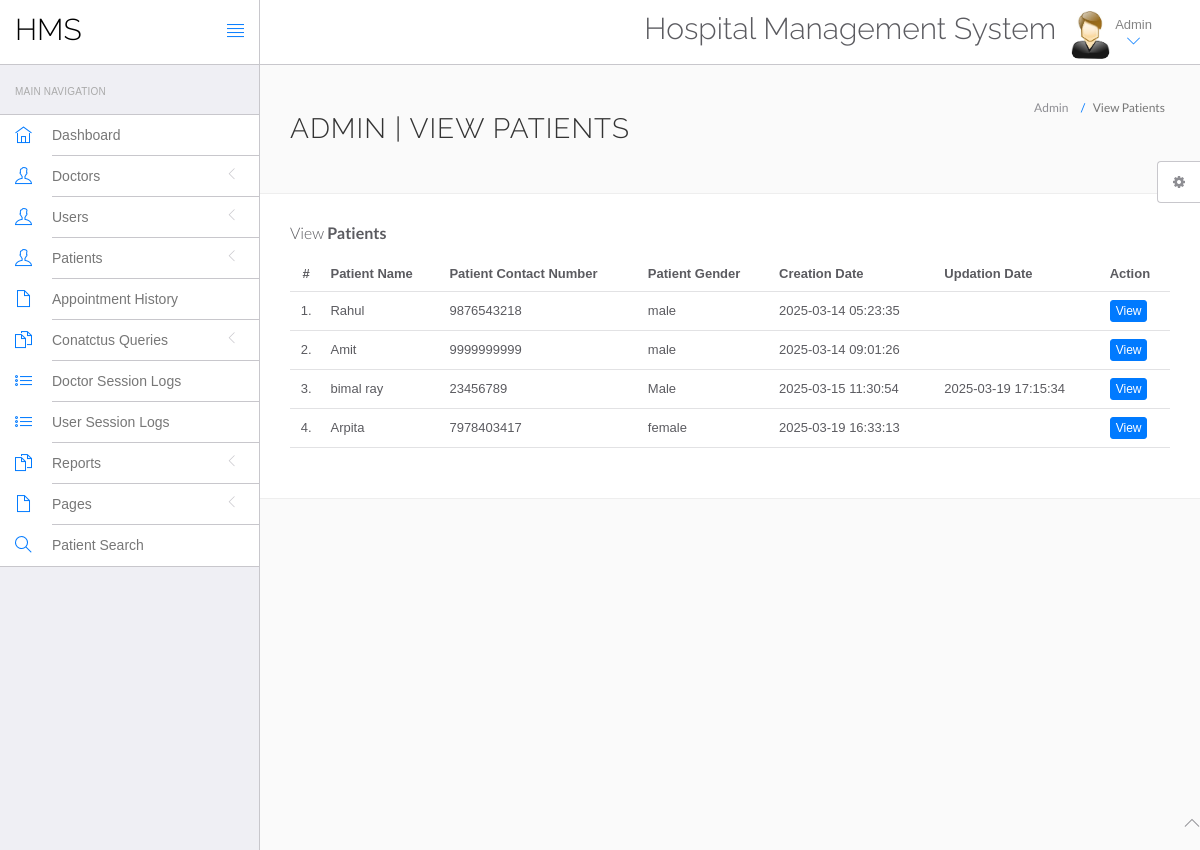
/hms/admin/manage-patient.php (signed in), run on the app's committed database.
### tables this page shows
CREATE TABLE `tblpatient` (
  `ID` int(10) NOT NULL,
  `Docid` int(10) DEFAULT NULL,
  `PatientName` varchar(200) DEFAULT NULL,
  `PatientContno` bigint(10) DEFAULT NULL,
  `PatientEmail` varchar(200) DEFAULT NULL,
  `PatientGender` varchar(50) DEFAULT NULL,
  `PatientAdd` mediumtext DEFAULT NULL,
  `PatientAge` int(10) DEFAULT NULL,
  `PatientMedhis` mediumtext DEFAULT NULL,
  `CreationDate` timestamp NULL DEFAULT current_timestamp(),
  `UpdationDate` timestamp NULL DEFAULT NULL ON UPDATE current_timestamp()
);

### hms/admin/manage-patient.php (the view, shortened to what this page needs)
<?php
include('include/config.php');
if(strlen($_SESSION['id']==0)) {
 header('location:logout.php');
  } else{
?>
<!DOCTYPE html>
<html lang="en">
	<head>
		<link rel="stylesheet" href="vendor/bootstrap/css/bootstrap.min.css">
		<link rel="stylesheet" href="vendor/fontawesome/css/font-awesome.min.css">
		<link rel="stylesheet" href="vendor/themify-icons/themify-icons.min.css">
		<link href="vendor/animate.css/animate.min.css" rel="stylesheet" media="screen">
		<link href="vendor/perfect-scrollbar/perfect-scrollbar.min.css" rel="stylesheet" media="screen">
		<link href="vendor/switchery/switchery.min.css" rel="stylesheet" media="screen">
		<link href="vendor/bootstrap-touchspin/jquery.bootstrap-touchspin.min.css" rel="stylesheet" media="screen">
		<link href="vendor/select2/select2.min.css" rel="stylesheet" media="screen">
		<link href="vendor/bootstrap-datepicker/bootstrap-datepicker3.standalone.min.css" rel="stylesheet" media="screen">
		<link href="vendor/bootstrap-timepicker/bootstrap-timepicker.min.css" rel="stylesheet" media="screen">
		<link rel="stylesheet" href="assets/css/styles.css">
		<link rel="stylesheet" href="assets/css/plugins.css">
		<link rel="stylesheet" href="assets/css/themes/theme-1.css" id="skin_color" />
	</head>
	<body>
		<div id="app">
<?php include('include/sidebar.php');?>
<div class="app-content">
<?php include('include/header.php');?>
<div class="main-content" >
<div class="wrap-content container" id="container">
<section id="page-title">
<div class="row">
<div class="col-sm-8">
<h1 class="mainTitle">Admin | View Patients</h1>
</div>
<ol class="breadcrumb">
<li>
<span>Admin</span>
</li>
<li class="active">
<span>View Patients</span>
</li>
</ol>
</div>
</section>
<div class="container-fluid container-fullw bg-white">
<div class="row">
<div class="col-md-12">
<h5 class="over-title margin-bottom-15">View <span class="text-bold">Patients</span></h5>
<table class="table table-hover" id="sample-table-1">
<thead>
<tr>
<th class="center">#</th>
<th>Patient Name</th>
<th>Patient Contact Number</th>
<th>Patient Gender </th>
<th>Creation Date </th>
<th>Updation Date </th>
<th>Action</th>
</tr>
</thead>
<tbody>
<?php
$sql=mysqli_query($con,"select * from tblpatient");
$cnt=1;
while($row=mysqli_fetch_array($sql))
{
?>
<tr>
<td class="center"><?php echo $cnt;?>.</td>
<td class="hidden-xs"><?php echo $row['PatientName'];?></td>
<td><?php echo $row['PatientContno'];?></td>
<td><?php echo $row['PatientGender'];?></td>
<td><?php echo $row['CreationDate'];?></td>
<td><?php echo $row['UpdationDate'];?>
</td>
<td>
<a href="view-patient.php?viewid=<?php echo $row['ID'];?>" class="btn btn-primary btn-xs" target="_blank">View</a>
</td>
</tr>
<?php
$cnt=$cnt+1;
 }?></tbody>
</table>
</div>
</div>
</div>
</div>
</div>
</div>
</div>
	<?php include('include/footer.php');?>
	<?php include('include/setting.php');?>
	</body>
</html>
<?php } ?>

### hms/admin/assets/css/themes/theme-1.css (style rules this page uses)
body { background: #FAFAFA; }

### data on the page
tblpatient: PatientName "Rahul", PatientContno "9876543218", PatientGender "male", CreationDate "2025-03-14 05:23:35"
tblpatient: PatientName "Amit", PatientContno "9999999999", PatientGender "male", CreationDate "2025-03-14 09:01:26"
tblpatient: PatientName "bimal ray", PatientContno "23456789", PatientGender "Male", CreationDate "2025-03-15 11:30:54", UpdationDate "2025-03-19 17:15:34"
tblpatient: PatientName "Arpita", PatientContno "7978403417", PatientGender "female", CreationDate "2025-03-19 16:33:13"
